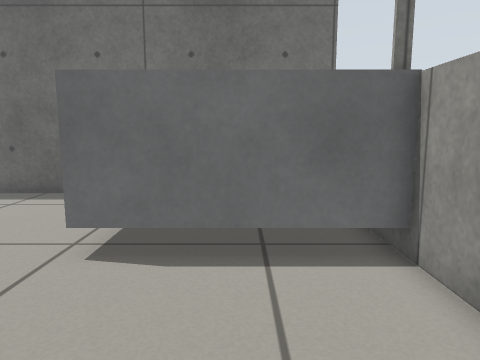
[1] (above)

12 first-person views from a walk through a Gazebo world. The camera is 0.59 m above the floor, tilts 8° down and sees 70° across. The floor is counted in squares, 0.25 m on a side. Each view is taken from the middle of a square. On the plan, view 1 faces up. The plan holds only what a view shows up to about 20 squares ahead; the rest is blank.

[2]
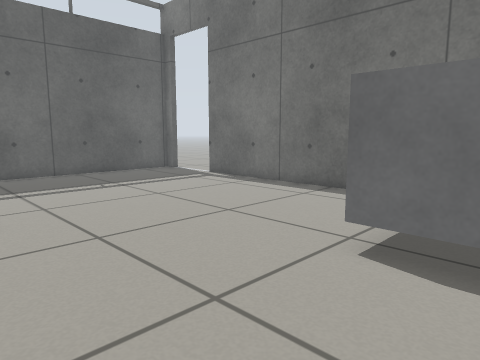

[3]
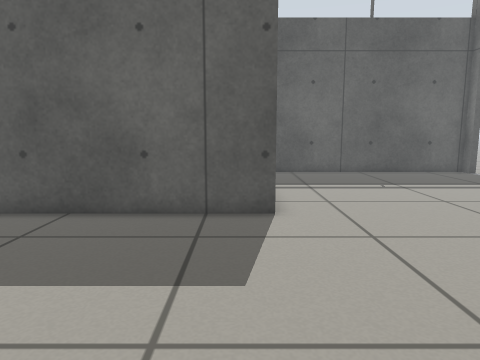

[4]
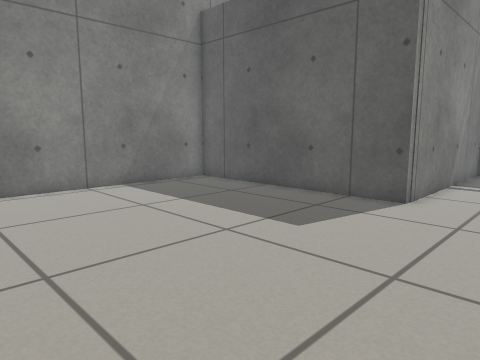

[5]
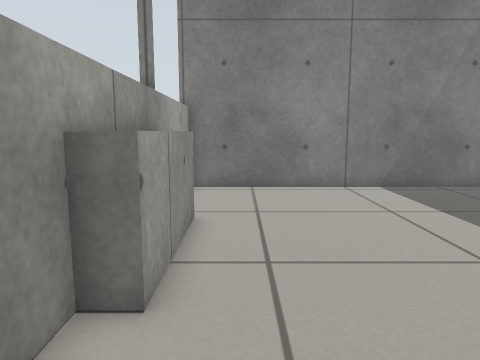

[6]
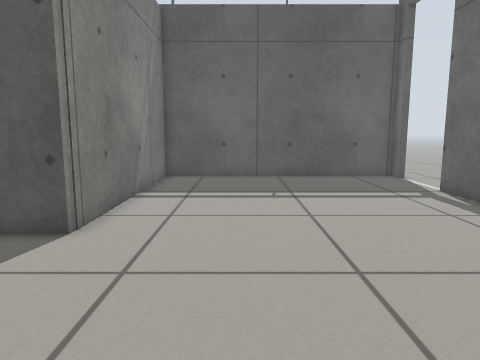

[7]
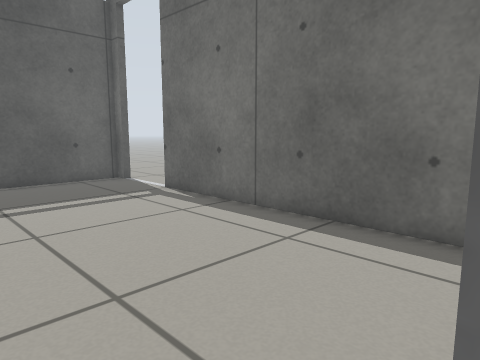

[8]
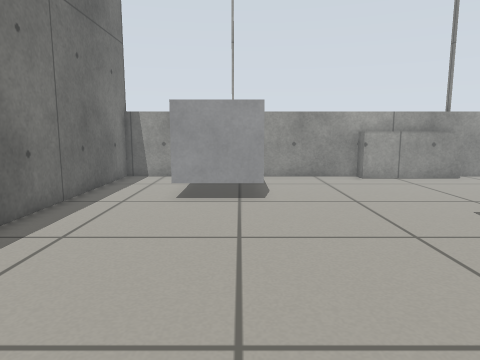

[9]
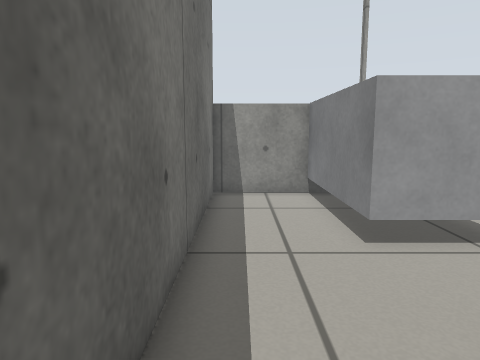

[10]
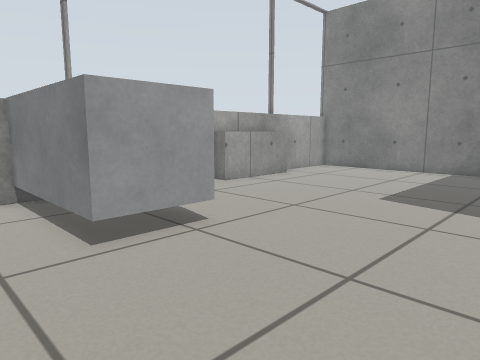

[11]
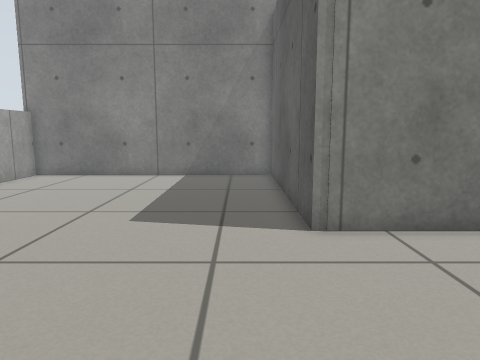

[12]
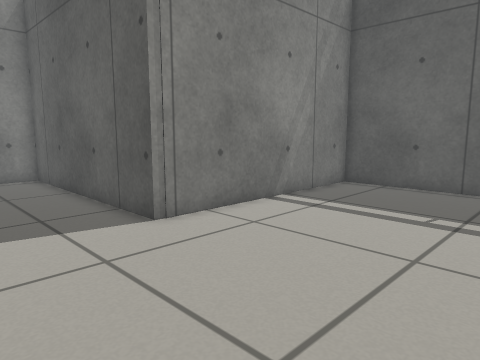

### Floor plan
Key: @ floor where view 1 was taken; # wall or solid block; . floor; B grey box.
Columns run from 21 left of view 1 to 3 right of it. Each row starts with its distance up from view 1.
 15 ...
 14 .....
 13  #....###################
 12  #......................#
 11  #......................#
 10  #......................#
  9  #................BBBBBBB
  8  #................B
  7  #................B     B
  6  #................BBBBBB#
  5  #......................#
  4  #......................#
  3  #......................#
  2  #......................#
  1  ###########............#
  0            #.........@.##
 -1            #...........##
 -2            #...........##
 -3            #...........##
 -4            #...........##
 -5            #............#
 -6            #............#
 -7            #............#
 -8            #............#
 -9            #............#
-10            ##############

Where each view was taken, in squares from view 1:
view 1: 0 up, 0 right, facing up
view 2: 0 up, 0 right, facing up-left
view 3: 0 up, 0 right, facing left
view 4: 5 up, 2 right, facing down-left
view 5: 5 up, 1 right, facing down
view 6: 5 up, 2 left, facing left
view 7: 5 up, 3 left, facing up-left
view 8: 7 up, 15 left, facing right
view 9: 12 up, 10 left, facing right
view 10: 12 up, 10 left, facing down-right
view 11: 9 up, 8 left, facing down
view 12: 9 up, 5 left, facing down-left
